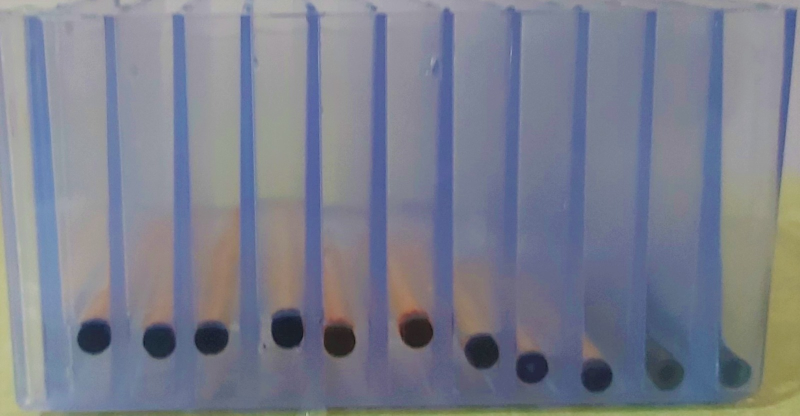
#> input picture P Flow/photo4.jpg, 1600 x 831 px (shown at 1/2 size)
$ python Image.py
#> lines starting #> are read from the running program, lines starting #| are printed output that depends on the picture; after the words box and inside, x2 and y2 are one past the last pixel; in counts of white or black regions, pixels touching at a corner belong together
import cv2
import numpy as np

# Load the image
image = cv2.imread("photo4.jpg")
#> image is the input picture: shape (831, 1600, 3); mean B, G, R 140.9, 126.9, 123
image = cv2.resize(image,(700,500))
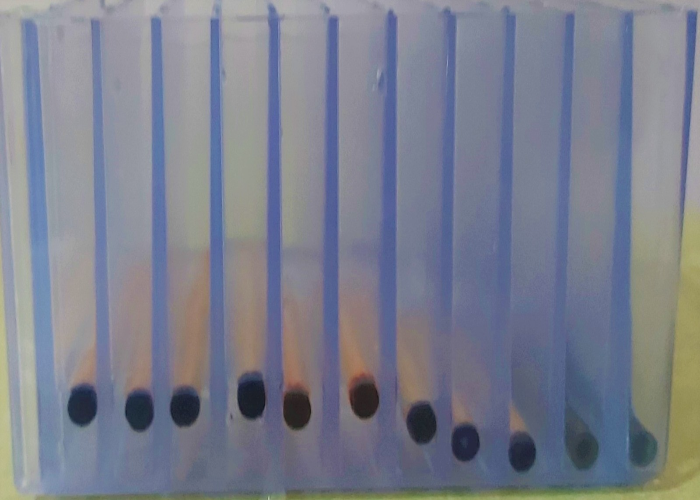
#> image: shape (500, 700, 3); mean B, G, R 140.8, 126.8, 122.9
# Convert to grayscale
gray = cv2.cvtColor(image, cv2.COLOR_BGR2GRAY)
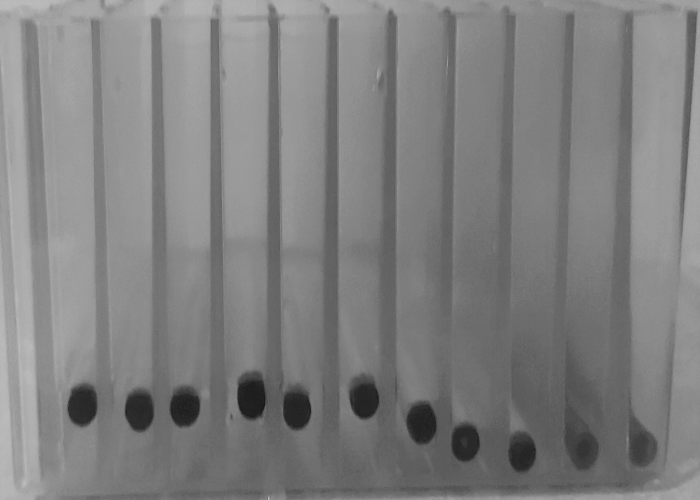
#> gray: shape (500, 700); min 21, max 188, mean 127.2

# Apply Gaussian blur to reduce noise
blurred = cv2.GaussianBlur(gray, (5, 5), 0)

# Perform edge detection
edges = cv2.Canny(blurred, 50, 150)
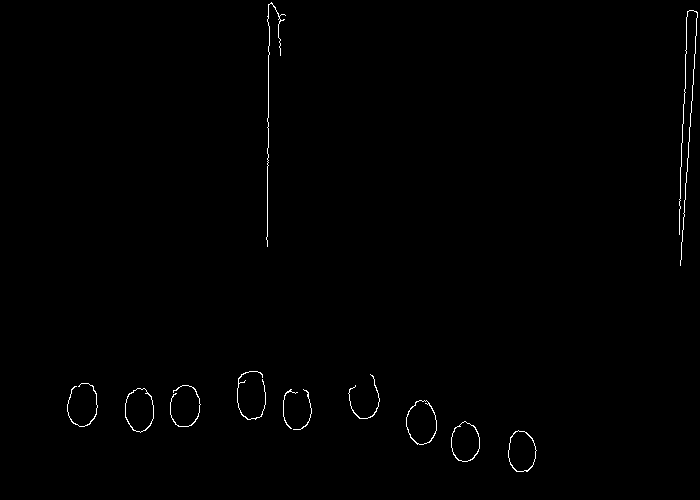
#> edges: shape (500, 700); 0.56% white in thin lines or dots, all inside (x1, y1, x2, y2) = (67, 2, 698, 472)

# Find contours in the edge map
contours, _ = cv2.findContours(edges, cv2.RETR_EXTERNAL, cv2.CHAIN_APPROX_SIMPLE)
#> contours = 12 contours, 4 with area under 20; largest, box (x1, y1, x2, y2) and area: (406, 400, 437, 445) 1019, (125, 388, 154, 433) 974, (508, 430, 537, 472) 890, (451, 421, 480, 462) 874, (170, 385, 201, 427) 24, (67, 383, 98, 427) 22, (237, 371, 266, 420) 20, (348, 374, 380, 419) 20

# Sort contours by their vertical position (top to bottom)
contours = sorted(contours, key=lambda c: cv2.boundingRect(c)[1])

# Get the height of the image
image_height = image.shape[0]
#> image_height = 500

# Draw lines and calculate height from bottom
for contour in contours:
    # Get the bounding box of the contour
    x, y, w, h = cv2.boundingRect(contour)

    # Calculate the top of the liquid level (y-coordinate of the bounding box)
    liquid_top_y = y

    # Calculate the height of the liquid from the bottom
    height_from_bottom = image_height - liquid_top_y

    # Define the start and end points of the line segment (adjust the length as needed)
    start_point = (x, y + h // 2)
    end_point = (x + w, y + h // 2)

    # Draw the line segment
    cv2.line(image, start_point, end_point, (0, 255, 0), 2)

    # Display the height from the bottom on the image
    cv2.putText(image, f"H: {height_from_bottom}px", (x, y - 10),
                cv2.FONT_HERSHEY_SIMPLEX, 0.5, (255, 255, 255), 1)
#> this loop made 12 passes
#> (x, y, w, h, liquid_top_y, height_from_bottom, start_point, end_point) on passes 1 to 12: (266, 2, 20, 245, 2, 498, (266, 124), (286, 124)), (679, 10, 19, 256, 10, 490, (679, 138), (698, 138)), (237, 371, 29, 49, 371, 129, (237, 395), (266, 395)), (348, 374, 32, 45, 374, 126, (348, 396), (380, 396)), (67, 383, 31, 44, 383, 117, (67, 405), (98, 405)), (170, 385, 31, 42, 385, 115, (170, 406), (201, 406)), (125, 388, 29, 45, 388, 112, (125, 410), (154, 410)), (293, 389, 19, 41, 389, 111, (293, 409), (312, 409)), (283, 389, 15, 40, 389, 111, (283, 409), (298, 409)), (406, 400, 31, 45, 400, 100, (406, 422), (437, 422)), (451, 421, 29, 41, 421, 79, (451, 441), (480, 441)), (508, 430, 29, 42, 430, 70, (508, 451), (537, 451))
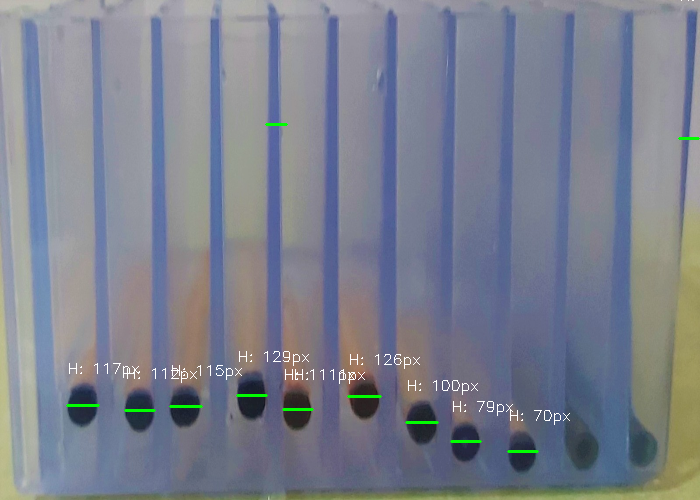
#> image: shape (500, 700, 3); 0.64% of pixels changed, all inside (x1, y1, x2, y2) = (66, 0, 700, 453)

# Display the result
cv2.imshow('Liquid Levels with Height', image)
cv2.waitKey(0)
cv2.destroyAllWindows()

$ run again, with P Flow/photo3.jpg copied over P Flow/photo4.jpg
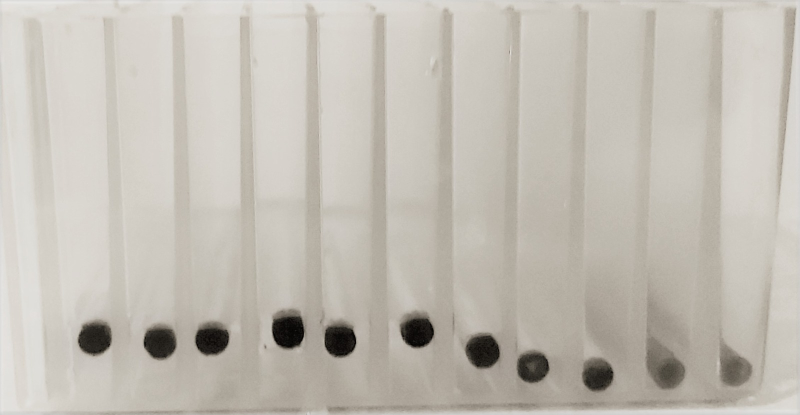
#> input picture P Flow/photo3.jpg, 1600 x 830 px (shown at 1/2 size)
#> image is the input picture: shape (830, 1600, 3); mean B, G, R 180, 189.1, 194
#> `edges = cv2.Canny(blurred, 50, 150)`:
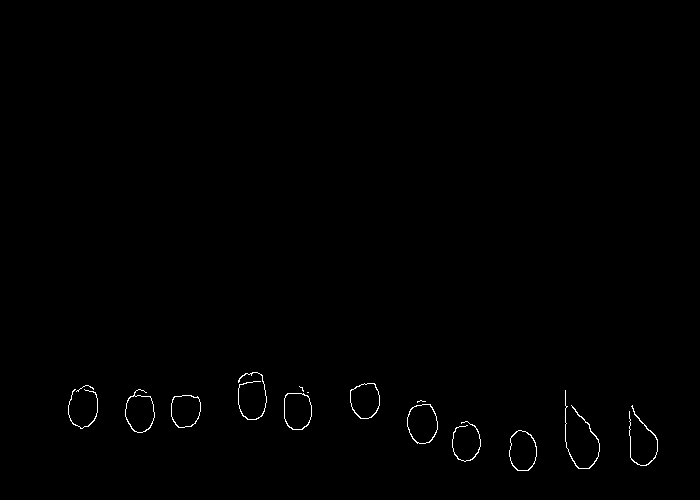
#> edges: shape (500, 700); 0.44% white in thin lines or dots, all inside (x1, y1, x2, y2) = (68, 372, 658, 471)
#> contours = 15 contours, 5 with area under 20; largest, box (x1, y1, x2, y2) and area: (407, 404, 438, 444) 943, (509, 430, 537, 471) 874, (125, 389, 155, 433) 870, (284, 393, 312, 430) 854, (350, 383, 380, 419) 828
#> the loop `for contour in contours:` made 15 passes
#> (x, y, w, h, liquid_top_y, height_from_bottom, start_point, end_point) on passes 1, 2, 3, 4, 5, 6, 7, 9: (238, 372, 29, 48, 372, 128, (238, 396), (267, 396)), (350, 383, 30, 36, 383, 117, (350, 401), (380, 401)), (76, 385, 18, 7, 385, 115, (76, 388), (94, 388)), (299, 386, 5, 6, 386, 114, (299, 389), (304, 389)), (125, 389, 30, 44, 389, 111, (125, 411), (155, 411)), (68, 389, 30, 40, 389, 111, (68, 409), (98, 409)), (565, 390, 35, 79, 390, 110, (565, 429), (600, 429)), (284, 393, 28, 37, 393, 107, (284, 411), (312, 411))
#> after the loop `for contour in contours:`:
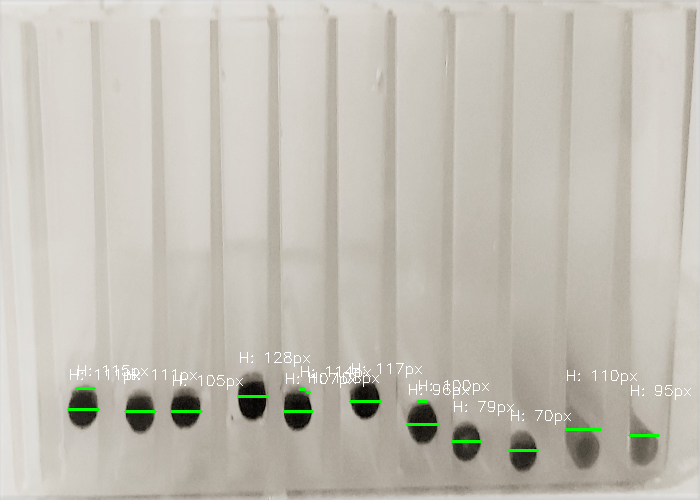
#> image: shape (500, 700, 3); mean B, G, R 180.2, 190, 194
